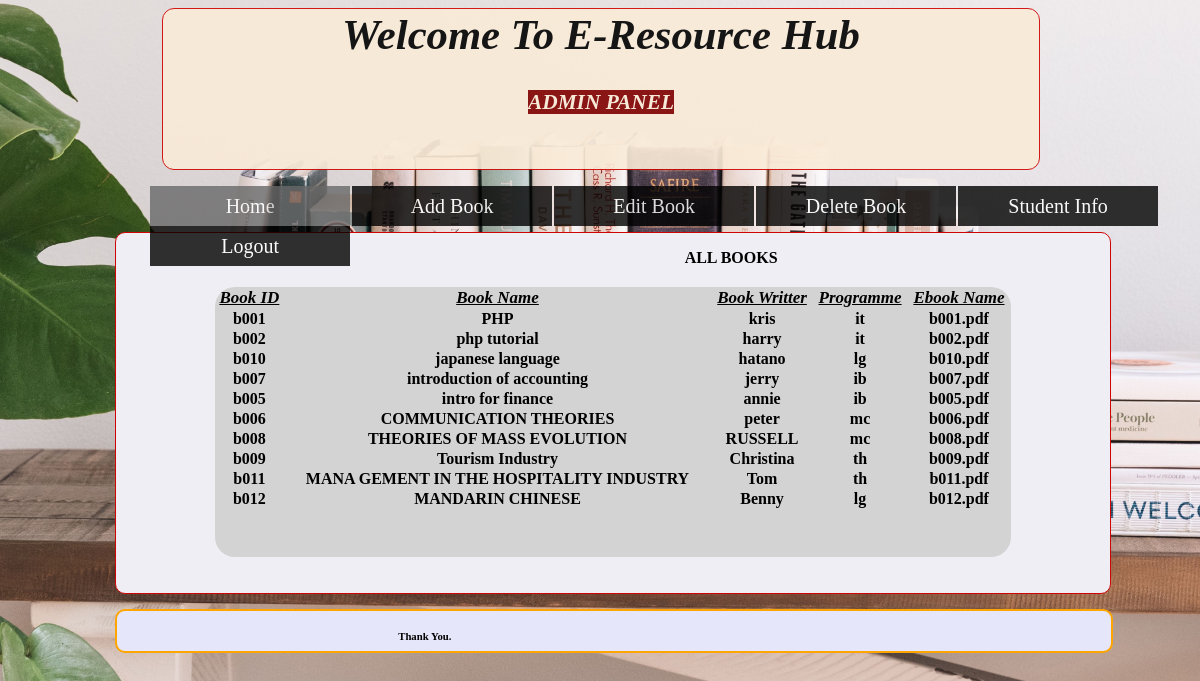
The app's page /admin.php with its own data.
### tables this page shows
CREATE TABLE `book` (
  `b_id` varchar(255) NOT NULL,
  `booksname` varchar(50) NOT NULL,
  `authorname` varchar(50) NOT NULL,
  `programme` varchar(50) NOT NULL,
  `file_name` varchar(255) NOT NULL,
  `path` varchar(200) NOT NULL
);

### admin.php (the view, shortened to what this page needs)
<?php
include("conn.php");?>
<html>
<head>
</head>
<body>
    <div class="box">
     <table  style =" font-size:16pt"  align="center" width="100%" height="100%">
        <tr>
            <td style="color:black"><h1 align="center"><marquee><i>Welcome To E-Resource Hub</i>  </marquee></h1></td></tr>
        <tr>
          <td align="center"><b><i><mark style="color:antiquewhite;background-color: maroon">ADMIN PANEL</mark></i></b></td>
        </tr>
      </table>
    </div>
      <div class="nav">
        <ul>
          <li><a style="background-color: dimgray" href="admin.php">Home</a></li>
          <li><a href="add_book.php">Add Book</a></li>
          <li><a href="edit_book.php">Edit Book</a></li>
            <li><a href="delbook.php">Delete Book</a></li>
			<li><a href="studentinfo.php">Student Info</a></li>
          <li><a href="index.php">Logout</a></li>
        </ul>
           </div>
    <br><br>
  <div class="boxtwo" style="border:solid 1px #CF0403;border-radius: 10px; width:84%; height:360px; margin-left:9%;margin-top:10px;background-color:#EFEEF4">
       <p style="text-align:center;color:black;font-weight:bold">ALL BOOKS</p>
   <div class="main">
       <table>
                <tr>
                    <th>Book ID</th>
                    <th>Book Name</th>
                    <th>Book Writter</th>
                    <th>Programme</th>
                    <th>Ebook Name</th>
                </tr>
            <?php
           $data=mysqli_query($conn,"SELECT * FROM `book`");
	              while($row = mysqli_fetch_array($data))
	               {
                        echo "<tr>";
                        echo "<td>" ;echo $row["b_id"]; echo "</td>";
                        echo "<td>";echo $row["booksname"]; echo "</td>";
                        echo "<td>"; echo $row["authorname"]; echo "</td>";
                        echo "<td>"; echo $row["programme"]; echo "</td>";
                        echo "<td>"; echo $row["file_name"]; echo "</td>";
                        echo "</tr>";
                    }
	            ?>
                </table>
      </div>
  </div>
        <div  style="background-color:lavender; border:solid 2px orange;border-radius: 10px; width:84%; height:40px; margin-left:9%; margin-top:15px" >
          <marquee behavior="alternate" direction="right" loop="1" style="margin-right:38%" align="center"><h6 style="line-height:1px;">Thank You.</h6></marquee>
        </div>
    </body>
</html>

### admin.php (style rules this page uses)
body { background-image: url("m.jpg"); height: 50%; background-position: center; background-repeat: no-repeat; background-size: cover; }
table { width: 100%; border-collapse: collapse; height: auto; text-align: center; color: black; font-weight: bold; }
th { font-size: 17px; text-decoration: underline; font-style: italic; }
.main { width: 80%; border-radius: 20px; overflow: auto; margin-left: 10%; margin-top: 2%; height:270px; background-color:lightgray; }
.box { width:74%; height:160px; background-color: antiquewhite; background-size: cover; margin-left: 13%; opacity: .9; border:solid 1px #CF0403; border-radius: 12px; }
.boxtwo { background-color: wheat; border-radius:12px; }
ul { padding: 0 ; list-style: none; }
ul li { float: left; width: 200px; height: 40px; background-color: black; opacity: .8; line-height: 40px; text-align: center; font-size: 20px; margin-right: 2px; }
ul li a { text-decoration: none; color: white; display: block; }
.nav { padding-left:12%; }

### records on screen
book: b_id "b001", booksname "PHP", authorname "kris", programme "it", file_name "b001.pdf"
book: b_id "b002", booksname "php tutorial", authorname "harry", programme "it", file_name "b002.pdf"
book: b_id "b010", booksname "japanese language", authorname "hatano", programme "lg", file_name "b010.pdf"
book: b_id "b007", booksname "introduction of accounting", authorname "jerry", programme "ib", file_name "b007.pdf"
book: b_id "b005", booksname "intro for finance", authorname "annie", programme "ib", file_name "b005.pdf"
book: b_id "b006", booksname "COMMUNICATION THEORIES", authorname "peter", programme "mc", file_name "b006.pdf"
book: b_id "b008", booksname "THEORIES OF MASS EVOLUTION", authorname "RUSSELL", programme "mc", file_name "b008.pdf"
book: b_id "b009", booksname "Tourism Industry", authorname "Christina", programme "th", file_name "b009.pdf"
book: b_id "b011", booksname "MANA GEMENT IN THE HOSPITALITY INDUSTRY", authorname "Tom", programme "th", file_name "b011.pdf"
book: b_id "b012", booksname "MANDARIN CHINESE", authorname "Benny", programme "lg", file_name "b012.pdf"
